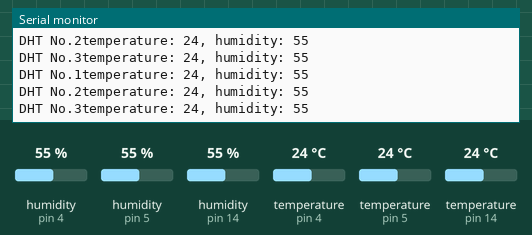
Recording of a sketch running on a simulated Arduino Uno, built with avr-gcc and run on an emulated ATmega328P. On the bench: the last lines printed to the serial monitor. Inputs (shaded band) come from the test bench; at power-on: humidity (sensors on pin 4, pin 5, pin 14) 55 %, temperature (sensors on pin 4, pin 5, pin 14) 24 °C.

Above: at 6.8 s.
6.9 s: humidity (sensor on pin 4) set to 22 %
At 11.1 s:
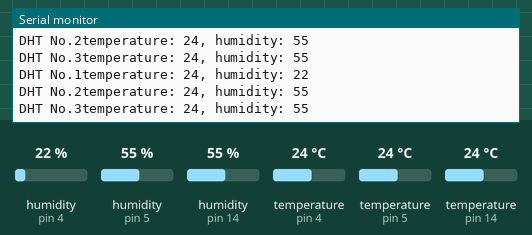
12.3 s: humidity (sensor on pin 5) set to 22 %
At 15.3 s:
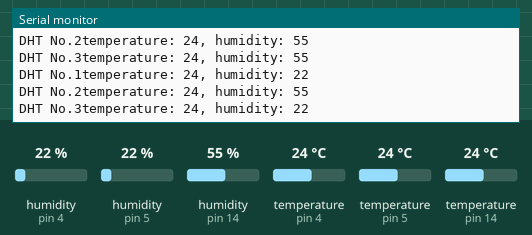
17.7 s: humidity (sensor on pin 14) set to 22 %
At 18.4 s:
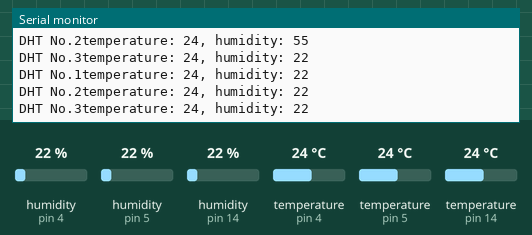
23.1 s: temperature (sensor on pin 4) set to 12 °C
At 26.9 s:
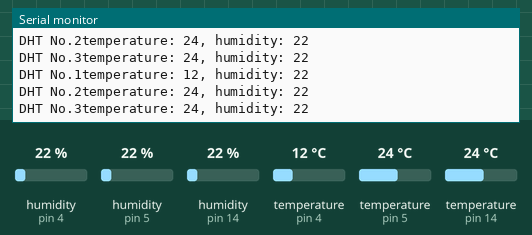
28.5 s: temperature (sensor on pin 5) set to 12 °C
At 31.1 s:
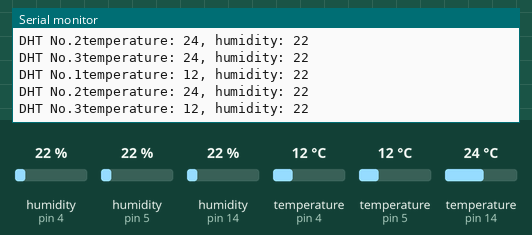
33.9 s: temperature (sensor on pin 14) set to 12 °C
At 35.4 s:
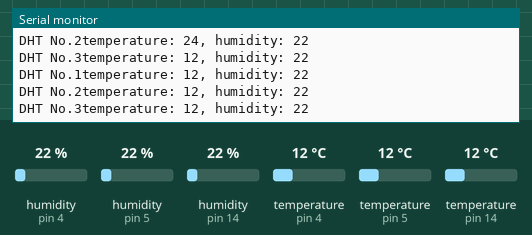
Timing chart, 0 to 36.9 s (numbered marks = the images above; inputs shaded):
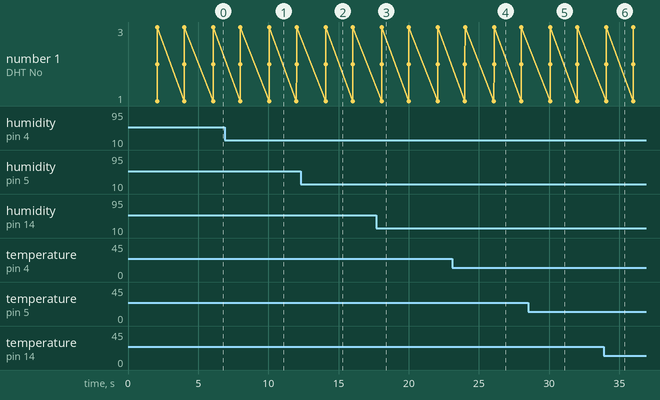

The sketch:

SimpleDHTSensingExample.ino
```cpp
/* Simple DHT Sensing Example  */
/* Measurement Range: 0-50'C   */
/* Measurement Range: 20-90%RH */

#include <DHT.h>

#define DHTPIN1 4
#define DHTPIN2 14
#define DHTPIN3 5

/* Number of DHT and Type */
#define DHTTYPE DHT11
#define NUM_OF_DHT 3

// Initialize DHT sensor.
DHT dht1(DHTPIN1, DHTTYPE);
DHT dht2(DHTPIN2, DHTTYPE);
DHT dht3(DHTPIN3, DHTTYPE);

uint32_t lastreadtime;
void setup(void)
{
  // communication serial port
  Serial.begin(115200);

  dht1.begin();
  dht2.begin();
  dht3.begin();

  // init current time
  lastreadtime = millis();
  Serial.println("start sensing");
}

////////////// here is a loop code //////////////
void loop(void)
{
  uint32_t temperature[NUM_OF_DHT] = {0, };
  uint32_t humidity[NUM_OF_DHT] = {0, };

  // 현재 시간 저장
  uint32_t currenttime = millis();
  if ( (currenttime - lastreadtime) < 2000 ) {
    return ; // return last correct measurement
  }
  lastreadtime = currenttime;

  // 습도 정보 센싱 (내부에 센서의 값을 읽어오는 함수 있음)
  // 따라서 온도를 센싱하기 전에 습도를 먼저 센싱하는 것을 추천함.
  sensingHumidity(humidity);
  // 온도 정보 센싱
  sensingTemperature(temperature);

  // 센싱된 데이터 시리얼로 출력
  printSensingData(temperature, humidity);
}

void sensingTemperature(uint32_t temperature[]) {
  // 온도 센싱. (섭씨)
  // 파라미터로 true를 넘기면 화씨로 측정가능
  temperature[0] = (uint32_t)dht1.readTemperature();
  temperature[1] = (uint32_t)dht2.readTemperature();
  temperature[2] = (uint32_t)dht3.readTemperature();
}

void sensingHumidity(uint32_t humidity[]) {
  humidity[0] = (uint32_t)dht1.readHumidity();
  humidity[1] = (uint32_t)dht2.readHumidity();
  humidity[2] = (uint32_t)dht3.readHumidity();
}

void printSensingData(uint32_t temperature[], uint32_t humidity[]) {
  for (int i = 0; i < NUM_OF_DHT; i++) {
    Serial.print("DHT No.");
    Serial.print(i + 1);
    Serial.print("temperature: ");
    Serial.print(temperature[i]);
    Serial.print(", humidity: ");
    Serial.println(humidity[i]);
  }
  Serial.println();
}
```

Measured:
- after the input at 6.9 s, the serial monitor: prints a new line after 3.2 s (image 1)
- after the input at 12.3 s, the serial monitor: prints a new line after 1.8 s (image 2)
- after the input at 17.7 s, the serial monitor: prints a new line after 0.37 s (image 3)
- after the input at 23.1 s, the serial monitor: prints a new line after 3.0 s (image 4)
- after the input at 28.5 s, the serial monitor: prints a new line after 1.6 s (image 5)
- after the input at 33.9 s, the serial monitor: prints a new line after 0.17 s (image 6)
